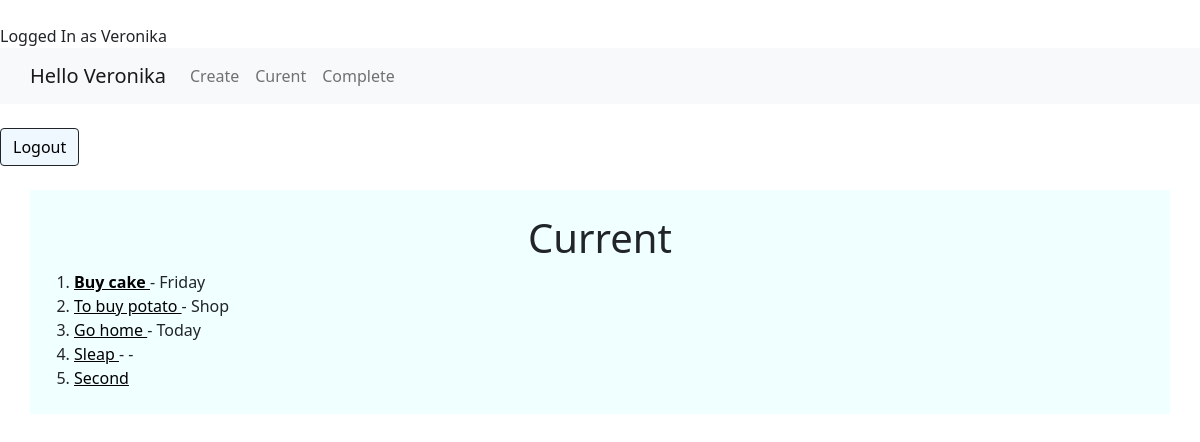
Page /curent/ (signed in) on the earlier database version.
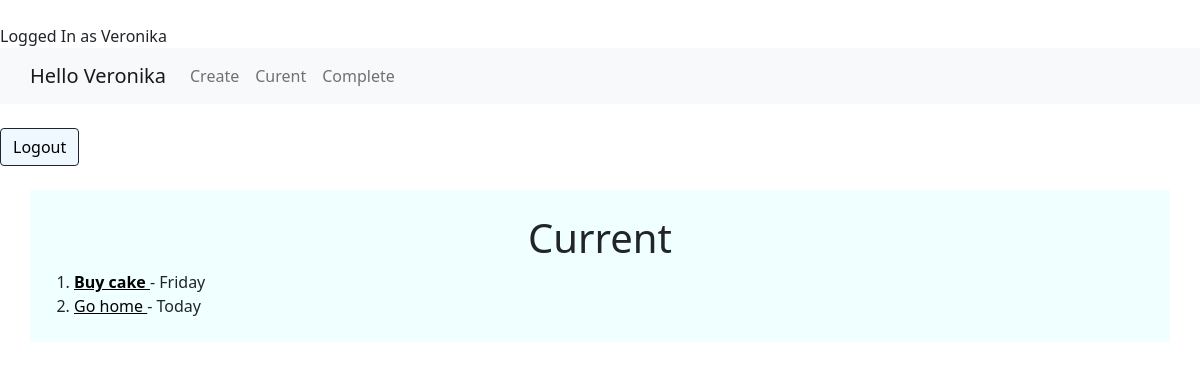
Same page on the later database version.
### todo/models.py (models this page shows, shortened)
class Todo (models.Model):
    title = models.CharField(max_length=255)
    memo= models.TextField(blank=True) #не обязательно к заполнению
    date_created=models.DateTimeField(auto_now_add=True)
    date_comleted=models.DateTimeField(null=True, blank=True)
    imported=models.BooleanField(default=False)
    user=models.ForeignKey(User, on_delete=models.CASCADE)

### todo/views.py (the view)
# urls.py: path('curent/', views.curenttodos, name = 'curenttodos'),
@login_required
def curenttodos(request):
    todos = Todo.objects.filter(user=request.user, date_comleted__isnull=True)
    return render(request, 'todo/curenttodos.html', {'todos': todos})

### todo/templates/todo/curenttodos.html (shortened to what this page needs)
<!DOCTYPE html>
<html lang="en">
<head>
</head>
<body style="background-image: url(https://catherineasquithgallery.com/uploads/posts/2021-02/1612752338_96-p-goluboi-fon-s-lapkami-141.jpg)">
{% extends 'todo/base.html' %}
{% block content %}
<br>
    <div class="container" style="background-color: azure">
  <br>
    <h1 align="center">      Current</h1>
<ol>
    {% for tod in todos %}
        <li>{% if tod.imported %}<b> <a href =" {% url 'viewtodo' tod.id %}" style="color: black">{{ tod.title }} </a></b>{% else %} <a href =" {% url 'viewtodo' tod.id %}" style="color: black">{{ tod.title }} </a>{%  endif %}
        {% if tod.memo %} - {{ tod.memo }}{% endif %}</li>
    {% endfor %}
<br></ol>
{% endblock %}

Differences in the rows shown:
removed Todo: title "To buy potato", memo "Shop"
removed Todo: title "Sleap", memo "-"
no longer on this page (row edited): Todo: title "Second"
